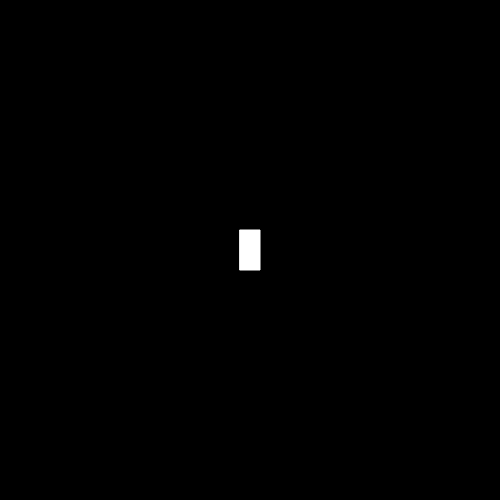
Frame 1 (no input)
Frame 60 (no input): identical to frame 1, image omitted
Frame 120 (the mouse pressed at the canvas centre since frame 60): identical to frame 1, image omitted

The p5.js sketch that drew this single still picture (run headless with seeded random() and noise() and a simulated clock; from frame 60 on, the mouse is pressed at the canvas centre):

// p5.js sketch
// ── sketch.js
var scoreElem;

var frogX = 250;
var frogY = 250;
var FROG_WIDTH = 20;
var FROG_HEIGHT = 40;

var SPACING = 50;

var VEHICLE_DENSITY = 15;

var level = 0;
var highscore = 0;

var vehicles = [];

var colors = ['#b21f35','#d82735','#ff7435','#ffa135','#ffcb35','#fff735','#00753a','#009e47',
				'#16dd36','#0052a5','#0079e7','#06a9fc','#681e7e','#7d3cb5','#bd7af6'];
var color;

var gameState = true;

var noPlayer = false;
//var frogAITimer = 0;
var buffer = level*3.5 + 20;

function setup(){
	createCanvas(500, 500);
	frameRate(25);

	rectMode(CENTER);

	updateLevel();
}

function draw(){
	background(0);
	stroke(255);

	if (level == 0){
		color = random(colors);
	}

	if (noPlayer/* && frameCount%4==0*/){
		frogAI();
	}
	updateFrog();
	updateLevel();
	updateVehicles();
	checkGame();
}

function frogAI(){
	/*if (frogAITimer==1) {
		frogAITimer = 0;*/
		buffer = level*3.5 + 20;
		if(frogY == 500 && frogX != 250){
			if(frogX > 250){
				frogX -=SPACING;
			}
			if(frogX < 250){
				frogX += SPACING;
			}
		}else{
		var forwardCollisions = 0;
		for (var i = 0; i < vehicles.length; i++){
			forwardCollisions += vehicles[i].checkAIFront();
		}
		var rightCollisions = 0;
		for (var i = 0; i < vehicles.length; i++){
			rightCollisions += vehicles[i].checkAIRight();
		}
		var leftCollisions = 0;
		for (var i = 0; i < vehicles.length; i++){
			leftCollisions += vehicles[i].checkAILeft();
		}

		if (forwardCollisions == 0) { // not blocked by top = UP
			frogY -= SPACING;
		} else if (rightCollisions > 0 && leftCollisions == 0 && frogX-SPACING>=0) { // blocked by top and right = LEFT
			frogX -= SPACING;
		} else if (leftCollisions > 0 && rightCollisions == 0 && frogX+SPACING<=500) { // blocked by top and left = RIGHT
			frogX += SPACING;
		} else if (leftCollisions > 0 && rightCollisions > 0) { // surrounded on top, left, right = BACKWARDS
			frogY += SPACING;
		} else if (leftCollisions > 0 && frogX+SPACING>500) { // surrounded and up against the right wall = BACKWARDS
			frogY += SPACING;
		} else if (rightCollisions > 0 && frogX-SPACING<0) { // surrounded and up against the left wall = BACKWARDS
			frogY += SPACING;
		}
	}
	/*}

	frogAITimer++;*/
}

function checkGame(){
	for (var i = 0; i < vehicles.length; i++) {
		vehicles[i].check();
	}
}

function endGame(){
	noLoop();
	document.getElementById("score").innerHTML = level;
	document.getElementById("gameOver").innerHTML = "R to Restart.";
	gameState = false;
}

function updateFrog(){
	rect(frogX, frogY, FROG_WIDTH, FROG_HEIGHT);
}

function updateLevel(){
	if (frogY == 0){
		frogY = 500;
		level++;
		document.getElementById("score").innerHTML = level;
		if (level > highscore) {
			highscore = level;
			document.getElementById("highscore").innerHTML = highscore;
		}
		vehicles.length = 0;
		generate();
	}
}

function updateVehicles(){
	fill(color);
	stroke(color);
	for (var i = 0; i < vehicles.length; i++){
		vehicles[i].move();
		vehicles[i].display();
	}
	stroke('#ffffff');
	fill('#ffffff');
}

function generate(){
	color = random(colors);
	for (var i = 0; i < VEHICLE_DENSITY; i++){
		vehicles.push(new Vehicle())
	}
	document.getElementById("instructions").innerHTML = "";
	document.getElementById("instructions2").innerHTML = "";
}

// vehicle class
function Vehicle() {
	if (random()<.5) {
		this.x = random(-250, 500);
		this.direction = 'right';
	} else {
		this.x = random(0, 750);
		this.direction = 'left';
	}
	this.y = SPACING*round(random(1, 9));
	this.width = 50;
	this.height = 40;
	this.speed = level;


	this.move = function(){
		if (this.direction == 'right') {
			this.x += this.speed;
			if (this.x > 750){
				this.x = random(-250, 0);
			}
		} else if (this.direction == 'left') {
			this.x -= this.speed;
			if (this.x < -250){
				this.x = random(500, 750);
			}
		}
	};

	this.display = function(){
		rect(this.x, this.y, this.width, this.height);
	};

	this.check = function(){
		if ((frogX < ((this.x)+(this.width/2)+(FROG_WIDTH/2))) && (frogX > ((this.x)-(this.width/2)-(FROG_WIDTH/2))) && this.y == frogY){
			endGame();
		}
	};

	this.checkAIFront = function(){
		var xDistance = this.x - frogX
		var rowAbove = frogY - SPACING;
		if (this.direction == 'right'){
			if ((xDistance<=(FROG_WIDTH/2+this.width/2)) && (xDistance>=(-1*(FROG_WIDTH/2+this.width/2+buffer))) && (this.y==rowAbove)){
				return 1;
			}
		} else if (this.direction == 'left'){
			if ((xDistance>=(-1*(FROG_WIDTH/2+this.width/2))) && (xDistance<=(FROG_WIDTH/2+this.width/2+buffer)) && (this.y==rowAbove)){
				return 1;
			}
		}
		return 0;
	};

	this.checkAIRight = function(){
		var xDistance = this.x - frogX;
		if (this.direction == 'left'){
			if ((xDistance>=(FROG_WIDTH/2+this.width/2)) && (xDistance<=(FROG_WIDTH/2+this.width/2+buffer)) && (this.y==frogY)){
				return 1;
			}
		}
		return 0;
	};

	this.checkAILeft = function(){
		var xDistance = this.x - frogX;
		if (this.direction == 'right'){
			if ((xDistance<=(-1*(FROG_WIDTH/2+this.width/2))) && (xDistance>=(-1*(FROG_WIDTH/2+this.width/2+buffer))) && (this.y==frogY)){
				return 1;
			}
		}
		return 0;
	};

};

function keyPressed(){
	switch (keyCode) {
		case 37: // left arrow
		if (frogX > 0) {frogX -= SPACING;}
		break;
		case 39: // right arrow
		if (frogX < 500) {frogX += SPACING;}
		break;
		case 38: // up arrow
		frogY -= SPACING;
		break;
		case 40: // down arrow
		if (frogY < 500) {frogY += SPACING;}
		break;
		case 82:
		gamestate = true;
		level = 0;
		frogX = 250;
		frogY = 250;
		vehicles.length = 0;
		document.getElementById("score").innerHTML = "0";
		document.getElementById("gameOver").innerHTML = "";
		loop();
		break;
	}
}
